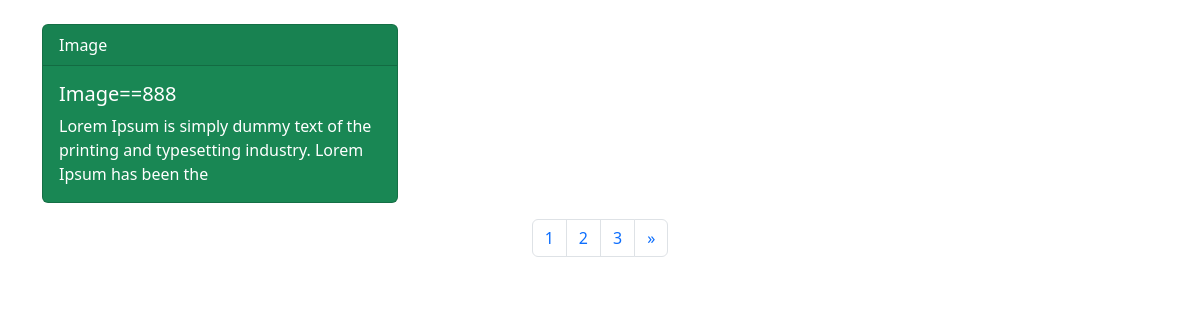
/pagination/, run on the app's committed database.
### home/models.py (models this page shows, shortened)
class Phone(models.Model):
    title = models.CharField(max_length=255)
    number = models.IntegerField()
    description = models.TextField()

### home/views.py (the view)
# urls.py: path('pagination/', views.pagination, name='pagination'),
def pagination(request):
     pagination = Phone.objects.all()
     paginator = Paginator(pagination, 1)
     page_request_var = 'page'
     page = request.GET.get(page_request_var)
     try:
         pagination = paginator.page(page)
     except PageNotAnInteger:
         pagination = paginator.page(1)
     except EmptyPage:
         pagination = paginator.page(paginator.num_pages)
     context = {
         'pagination': pagination
     }
     return render (request, 'pagination.html', context)

### home/templates/pagination.html (shortened to what this page needs)
<!doctype html>
<html lang="en">
<head>
    <link rel="stylesheet" href="https://cdn.jsdelivr.net/npm/bootstrap@5.2.3/dist/css/bootstrap.min.css">
</head>
<body>
{% if pagination %}
    <br>
    <div class="container">
        <div class="row">
            {% for item in pagination %}
                <div class="col-lg-4 col-md-6 col-sm-12">
                    <div class="card text-bg-success mb-3" style="width: 100%">
                        <div class="card-header">{{ item.title }}</div>
                        <div class="card-body">
                            <h5 class="card-title">{{ item.title }}=={{ item.number }}</h5>
                            <p class="card-text">{{ item.description | slice:'100' }}</p>
                        </div>
                    </div>
                </div>
            {% endfor %}
        </div>
    </div>
{% endif %}
<div class="container">
    <div class="d-flex justify-content-center">
        {% include 'pagination2.html' with page=pagination %}
    </div>
</div>
</body>
</html>

### data on the page
Phone: title "Image", number "888", description "Lorem Ipsum is simply dummy text of the printing and typesetting industry. Lorem Ipsum has been the"

### other printed values
{{ i }} "1"
{{ i }} "2" "3"
